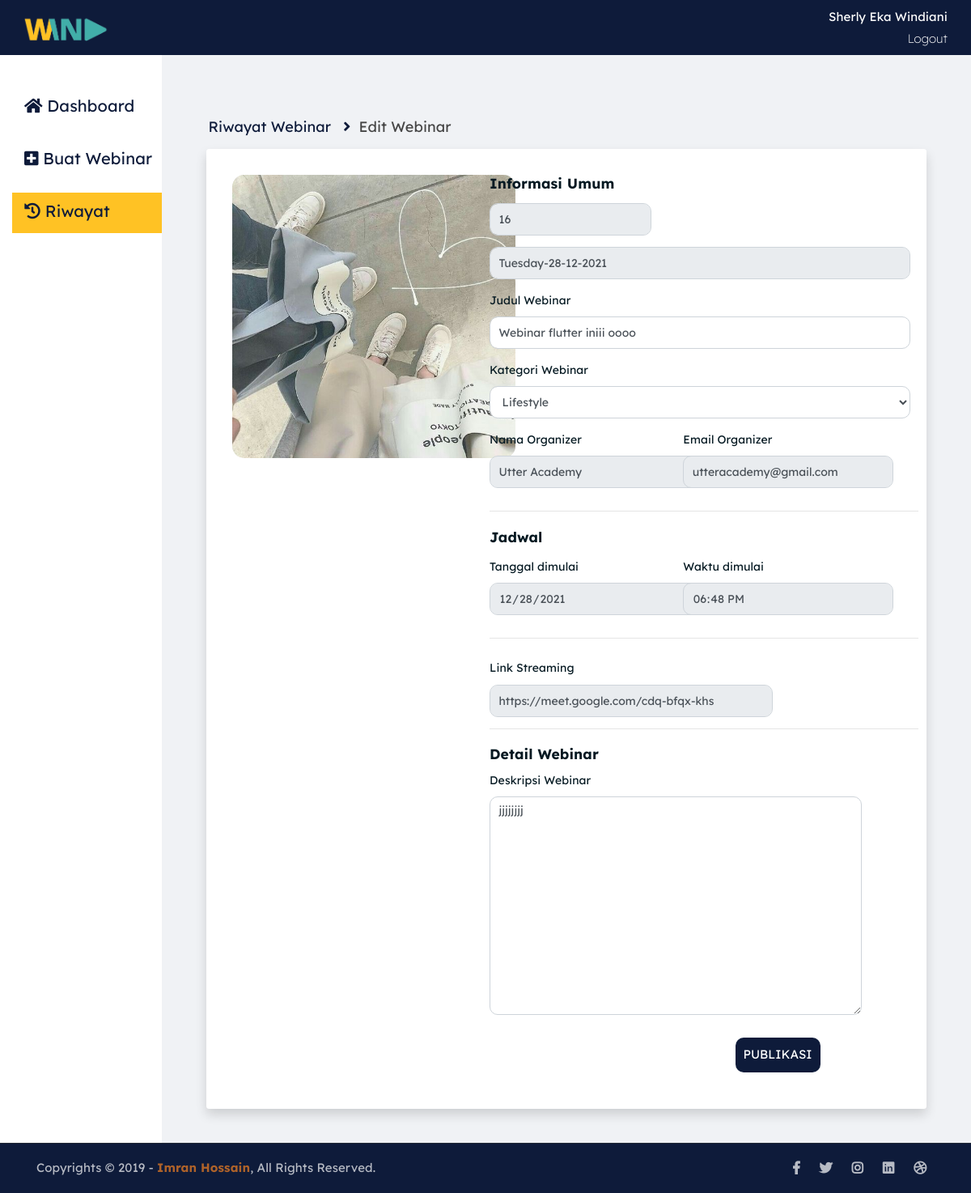
/edit-webinar-eo.php?id_webinar=16, run on the app's committed database.
### tables this page shows
CREATE TABLE `tb_buat_webinar` (
  `id_webinar` int(11) NOT NULL,
  `gambar_poster` varchar(20) NOT NULL,
  `tgl_buat` varchar(100) NOT NULL,
  `judul_webinar` varchar(225) NOT NULL,
  `kategori_webinar` varchar(50) NOT NULL,
  `nama_eo` varchar(225) NOT NULL,
  `email_eo` varchar(225) NOT NULL,
  `tanggal_mulai` varchar(100) NOT NULL,
  `waktu_mulai` varchar(20) NOT NULL,
  `link_streaming` varchar(150) DEFAULT NULL,
  `deskripsi_webinar` text NOT NULL
);

### edit-webinar-eo.php (the view, shortened to what this page needs)
<!DOCTYPE html>
<html lang="en">
<head>
	<link rel="stylesheet" href="assets/css/all.min.css">
	<link rel="stylesheet" href="assets/bootstrap/css/bootstrap.min.css">
	<link rel="stylesheet" href="assets/css/owl.carousel.css">
	<link rel="stylesheet" href="assets/css/magnific-popup.css">
	<link rel="stylesheet" href="assets/css/animate.css">
	<link rel="stylesheet" href="assets/css/meanmenu.min.css">
	<link rel="stylesheet" href="assets/css/main.css">
	<link rel="stylesheet" href="assets/css/css_sherly.css">
	<link rel="stylesheet" href="assets/css/responsive.css">
</head>
<?php
    include "koneksi.php";
    $id_webinar=$_GET['id_webinar'];
    $query="SELECT*FROM tb_buat_webinar WHERE id_webinar ='$id_webinar'";
    $hasilDetail=mysqli_query($koneksi,$query);
    $dataDetail=mysqli_fetch_array($hasilDetail);
?>
<body>
    <nav class="navbar navBarEo">
        <div class="container-fluid navBarEo">
            <a class="navbar-brand" href="index.php">
                <img src="assets/img/logo_transparan.png" style="width: 70%" alt="">
            </a>
            <div class="navBarUsername">
				<p class="panggilUsername">Sherly eka windiani</p>
				<a class="txtLogout" href="#">Logout</a>
			</div>
        </div>
    </nav>
	<div class="container-fluid">
		<div class="row" >
			<div class="col-md-2 colKiri">
				<div class="sidebarEo">
				    <ul style='list-style-type: none;'>
						<li class="listMenu" >
							<a class="pilihanMenu" href="dashboard-eo.php"><i class="fas fa-home"></i> Dashboard</a>
						</li>
						<li class="listMenu">
							<a class="pilihanMenu" href="buat-webinar-eo
							.php"><i class="fas fa-plus-square"></i> Buat Webinar</a>
						</li>
						<li class="listMenu active ">
							<a class="pilihanMenu" href="riwayat-webinar-eo.php"><i class="fas fa-history" ></i> Riwayat</a>
						</li>
					</ul>
				</div>
			</div>
			<div class="col-md-10" style="background-color: #F0F2F5; height: 100%;">
				<div class="cardDashboard">
					<div class="card detailRiwayat">
						<div class="card-body row petunjukDetail">
							<h6 class="card-title"><a href="riwayat-webinar-eo.php">Riwayat Webinar </a><i class="fas fa-angle-right ikonAngleRight" ></i></h6>
							<h6 class="card-title active">Edit Webinar</h6>
						</div>
					</div>
					<div class="card shadow p-3 mb-5 bg-white rounded" style="width: 100%; border: none; border-radius: 6px; ">
						<div class="card-body">
							<form class="formBuatEvent" method="POST" action="submit-edit-webinar-eo.php" enctype="multipart/form-data">
								<div class="form-row">
									<div class="form-group col-md-6">
										<div class="cardGambarPoster">
											<div class="tempatGambarPoster">
													<img  class="gambarPoster" src="assets/img/gambar-poster/<?php echo $dataDetail['gambar_poster'];?>" alt="">
												<div class="contentGambar">
													<div class="iconAwan"><i class="fas fa-cloud-upload-alt"> </i></div>
													<div class="textRekom">
														<h6>
														</h6>
													</div>
												</div>
											</div>
										</div>
									</div>
									<div class="form-group col-md-6" style="margin-left:-100px;">
										<h5 class="card-title mb-3">Informasi Umum</h5>
										<div class="form-group ">
											<input type="text" readonly name="id_webinar" value="<?php echo $dataDetail['id_webinar'];?>" style="height: 40px; width: 200px;  border-radius: 10px;  text-transform: capitalize;"  class="form-control" required="The field is required." id="judul_webinar" >
										</div>
										<div class="form-group ">
											<input name="tgl_buat" readonly type="text"  class="form-control" value="<?php echo $dataDetail['tgl_buat'];?>" style="height: 40px; width: 520px;  border-radius: 10px;">
										</div>
										<div class="form-group ">
											<label for="pilihKategori">Judul Webinar</label>
											<input name="judul_webinar" type="text"  class="form-control" value="<?php echo $dataDetail['judul_webinar'];?>" style="height: 40px; width: 520px;  border-radius: 10px;">
										</div>
										<div class="form-row">
											<div class="form-group col-md-6 ">
												<label for="pilihKategori">Kategori Webinar</label>
												<select id="pilihKategori" name="kategori_webinar" style="height: 40px; width: 520px; border-radius: 10px;"  required="The pilih kategori field is required." class="form-control" >
													<option selected><?php echo $dataDetail['kategori_webinar'];?></option>
												</select>
											</div>
										</div>
										<div class="form-row">
											<div class="form-group col-md-6">
												<label for="namaEo">Nama Organizer</label>
												<input type="text" readonly name="nama_eo"  value="<?php echo $dataDetail['nama_eo'];?>" style="height: 40px; width: 260px; border-radius: 10px; text-transform: capitalize;"  class="form-control" required="The field is required." id="namaEo" >
											</div>
											<div class="form-group col-md-6">
												<label for="emailEo" style="margin-left: 30px;">Email Organizer</label>
												<input type="email" readonly name="email_eo"  value="<?php echo $dataDetail['email_eo'];?>" style="height: 40px; width: 260px; margin-left: 30px;  border-radius: 10px;"  class="form-control" required="The field is required." id="emailEo" >
											</div>
										</div>
										<hr style="width: 530px;">
										<h5 class="card-title  mt-4 mb-3">Jadwal</h5>
										<div class="form-row">
											<div class="form-group col-md-6 ">
												<label for="tanggal mulai">Tanggal dimulai</label>
												<input type="date"readonly name="tanggal_mulai"  value="<?php echo $dataDetail['tanggal_mulai'];?>" style="height: 40px; width: 260px; border-radius: 10px;"  class="form-control" id="tanggal mulai" required="The tanggal mulai field is required.">
											</div>
											<div class="form-group col-md-6 ">
												<label for="waktuMulai" style="margin-left: 30px;">Waktu dimulai</label>
												<input type="time" readonly name="waktu_mulai"  value="<?php echo $dataDetail['waktu_mulai'];?>" style="height: 40px; width: 260px; margin-left: 30px;  border-radius: 10px;"  class="form-control" id="waktuMulai" required="The waktu mulai field is required.">
											</div>
										</div>
										<hr style="width: 530px;">
										<div class="form-group"  id="input_online" >
											<label for="link" style="margin-top: 10px;">Link Streaming</label>
											<input type="text" readonly name="link_streaming" value="<?php echo $dataDetail['link_streaming'];?>" style="height: 40px; width: 350px;  border-radius: 10px;"  class="form-control" required="The field is required." >
										</div>
										<hr style="width: 530px;">
										<h5 class="card-title" style="margin-top: 20px;">Detail Webinar</h5>
										<div class="form-group ">
											<label for="deskripsiEvent">Deskripsi Webinar</label>
											<textarea name="deskripsi_webinar" type="text" style="height: 270px; width: 460px; border-radius: 10px;" class="form-control" id="deskripsiEvent" required="The deskripsi field is required."><?php echo $dataDetail['deskripsi_webinar'];?></textarea>
										</div>
										<button type="submit" name="kirim" class="btn btn-primary buttonSemua float-right mt-3">Publikasi</button>
									</div>
								</div>
							</form>
						</div>
					</div>
				</div>
			</div>
		</div>
	</div>
	<div class="copyright" style="background-color: #0E1B3A">
		<div class="container">
			<div class="row">
				<div class="col-lg-6 col-md-12">
					<p>Copyrights &copy; 2019 - <a href="https://imransdesign.com/">Imran Hossain</a>,  All Rights Reserved.</p>
				</div>
				<div class="col-lg-6 text-right col-md-12">
					<div class="social-icons">
						<ul>
							<li><a href="#" target="_blank"><i class="fab fa-facebook-f"></i></a></li>
							<li><a href="#" target="_blank"><i class="fab fa-twitter"></i></a></li>
							<li><a href="#" target="_blank"><i class="fab fa-instagram"></i></a></li>
							<li><a href="#" target="_blank"><i class="fab fa-linkedin"></i></a></li>
							<li><a href="#" target="_blank"><i class="fab fa-dribbble"></i></a></li>
						</ul>
					</div>
				</div>
			</div>
		</div>
	</div>
</body>
</html>

### assets/css/main.css (style rules this page uses)
html { font-size: 14px; font-weight: 400; line-height: 28px; height: 100%; }
body { font-family: 'Lexend Deca', sans-serif; font-weight: 400; font-size: 1rem; letter-spacing: 0.1px; line-height: 1.8; color: #051922; overflow-x: hidden; }
body img { max-width: 100%; }
a { cursor: pointer; text-decoration: none; -webkit-transition: all 0.2s ease-in-out; -o-transition: all 0.2s ease-in-out; transition: all 0.2s ease-in-out; }
h1, .h1, h2, .h2, h3, .h3, h4, .h4, h5, .h5, h6, .h6 { font-family: 'Lexend Deca', sans-serif; font-weight: 700; margin: 0 0 1.25rem 0; color: #051922; }
h1:last-child, .h1:last-child, h2:last-child, .h2:last-child, h3:last-child, .h3:last-child, h4:last-child, .h4:last-child, h5:last-child, .h5:last-child, h6:last-child, .h6:last-child { margin: 0; }
h5, .h5 { font-size: 1.25rem; font-weight: 700; line-height: 1.5rem; }
h6, .h6 { font-size: 1rem; font-weight: 700; line-height: 1.5rem; }
p { font-family: 'Lexend Deca', sans-serif; font-weight: 400; font-size: 1rem; letter-spacing: 0.1px; line-height: 1.8; color: #051922; margin: 0 0 1.25rem 0; }
p:last-child { margin: 0; }
a.navbar-brand img { max-width: 150px; }
.copyright { background-color: #051922; border-top: 1px solid #232a35; }
.copyright p { margin: 0; color: #fff; opacity: 0.7; padding: 16px 0; font-size: 15px; }
.copyright a { color: #F28123; font-weight: 700; }
.social-icons ul { margin: 0; padding: 0; list-style: none; }
.social-icons ul li { display: inline-block; }
.social-icons ul li a { font-size: 16px; color: #fff; opacity: 0.7; padding: 16px 10px; display: block; }
a.navbar-brand { -webkit-transition: 0.3s; -o-transition: 0.3s; transition: 0.3s; }
.social-icons ul li a { -webkit-transition: 0.3s; -o-transition: 0.3s; transition: 0.3s; }
html, body { height: 100%; }

### assets/css/css_sherly.css (style rules this page uses)
.navBarEo { background-color: #0E1B3A; }
.navBarUsername { text-align: right; }
.panggilUsername { color: white; font-family: 'Lexend Deca', sans-serif; font-size: 15px; margin-bottom: 0px; text-transform: capitalize; }
.txtLogout { color: white; font-family: 'Lexend Deca', sans-serif; font-size: 15px; font-weight: 200; }
.colKiri { height: 800px; background-color: white; width: 300px; }
.sidebarEo { padding-top: 40px; margin-left: -20px; width: 400px; }
.sidebarEo ul li.active { background-color: #FFC224 ; color: white !important; }
.listMenu { margin-left: -20px; padding-top: 5px; padding-bottom: 5px; padding-right: 5px; padding-left: 5px; width: 200px; height: 50px; font-family: 'Lexend Deca', sans-serif; font-size: 20px; cursor: pointer; }
.pilihanMenu { margin-left: 10px; color: #0E1B3A; }
.cardDashboard { margin: 40px; }
.cardGambarPoster { height: 350px; width: 350px; border: none; }
.cardGambarPoster .tempatGambarPoster { position: relative; height: 350px; width: 350px; border-radius: 15px; border: none; background-color: #E6E6E6; display: flex; align-items: center; justify-content: center; overflow: hidden; }
.tempatGambarPoster .gambarPoster { position: absolute; height: 100%; width: 100%; display: flex; align-items: center; border-style: none; }
.tempatGambarPoster .gambarPoster { height: 100%; width: 100%; object-fit: cover; border-style: none; }
.tempatGambarPoster .iconAwan { font-size: 60px; color: #FFC224 ; display: flex; align-items: center; justify-content: center; }
.tempatGambarPoster .textRekom, h6 { font-size: 15px; color: #0E1B3A; font-weight: normal; text-align: center; padding: 10px; }
.detailRiwayat { margin-bottom: 20px; margin-top: 50px; background: transparent; border: none; }
.petunjukDetail h6 { font-size: 18px; margin-bottom: -30px; margin-left: -10px; }
.petunjukDetail h6 a { color: #0E1B3A; }
.petunjukDetail h6.active { text-transform: capitalize; color: #454545; }
.ikonAngleRight { color: #0E1B3A; margin-left: 10px; }
.buttonSemua { background-color: #0E1B3A; color: white; border-radius: 10px; width: auto; font-size: 15px; text-transform: uppercase; border: none; padding: 10px; }

### data on the page
tb_buat_webinar: gambar_poster (picture), id_webinar "16", tgl_buat "Tuesday-28-12-2021", judul_webinar "Webinar flutter iniii oooo", kategori_webinar "Lifestyle", nama_eo "utter academy", email_eo "utteracademy@gmail.com", tanggal_mulai "12/28/2021", waktu_mulai "18:48", link_streaming "https://meet.google.com/cdq-bfqx-khs", deskripsi_webinar "jjjjjjjj"
